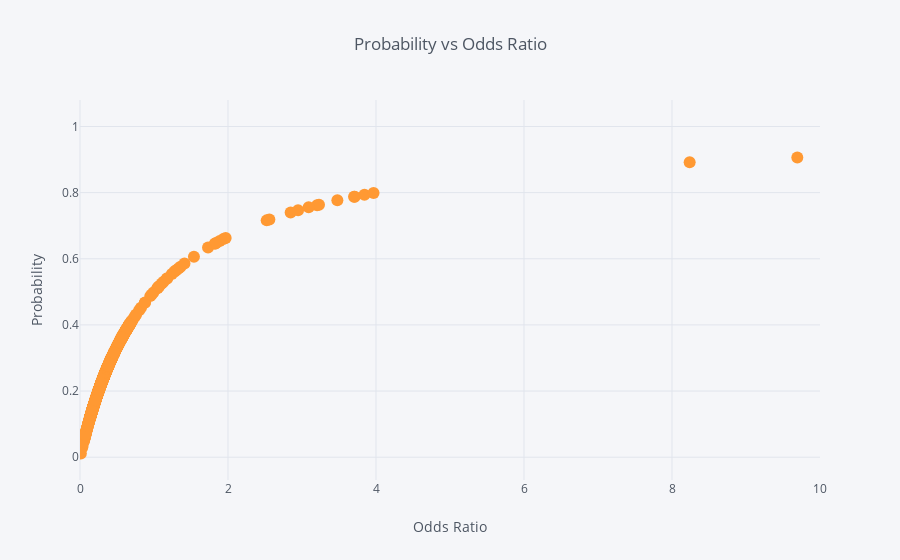

The notebook cell this image was saved under:
### Code cell
yhat.sample(1000).iplot(x='odds_ratio', y='probability', xTitle='Odds Ratio', yTitle='Probability', 
                        title='Probability vs Odds Ratio', 
                        mode='markers', xrange=(0, 10))

### Figure 1 — Plotly figure (JSON) as saved in the notebook; plotly's stock layout.template omitted (floating-point values rounded to 4 significant figures; data arrays with more than 128 entries replaced by an {"elided": "..."} marker saying what was removed)
{"data": [{"line": {"color": "rgba(255, 153, 51, 1.0)", "dash": "solid", "shape": "linear", "width": 1.3}, "marker": {"size": 12, "symbol": "dot"}, "mode": "markers", "name": "probability", "text": "", "type": "scatter", "x": {"elided": "1000 float values"}, "y": {"elided": "1000 float values"}}], "layout": {"legend": {"bgcolor": "#F5F6F9", "font": {"color": "#4D5663"}}, "paper_bgcolor": "#F5F6F9", "plot_bgcolor": "#F5F6F9", "title": "Probability vs Odds Ratio", "titlefont": {"color": "#4D5663"}, "xaxis1": {"gridcolor": "#E1E5ED", "range": [0, 10], "showgrid": true, "tickfont": {"color": "#4D5663"}, "title": "Odds Ratio", "titlefont": {"color": "#4D5663"}, "zerolinecolor": "#E1E5ED"}, "yaxis1": {"gridcolor": "#E1E5ED", "showgrid": true, "tickfont": {"color": "#4D5663"}, "title": "Probability", "titlefont": {"color": "#4D5663"}, "zerolinecolor": "#E1E5ED"}}}
